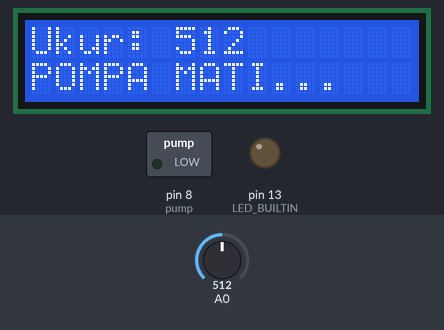
A sketch run on a simulated Arduino Uno, built with avr-gcc and run on an emulated ATmega328P. On the bench: 16×2 character LCD, switched loads named in the sketch (green lamp = pin HIGH), output pins drawn as LEDs (lit = HIGH). The inputs (shaded band) are chosen by the test bench; at power-on: A0 = 512. What the sketch prints to the serial monitor is not drawn.

Above: at 4.2 s.
4.3 s: A0 set to 586
At 5.6 s:
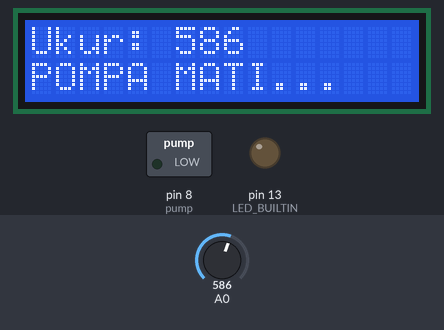
5.9 s: A0 set to 610
At 7.5 s:
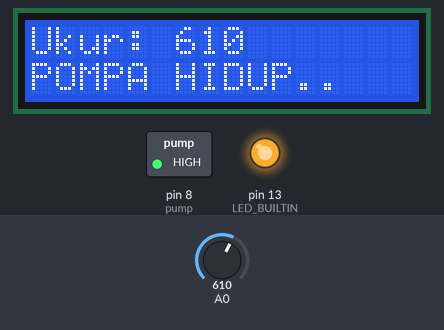
8.9 s: A0 set to 0
At 9.6 s:
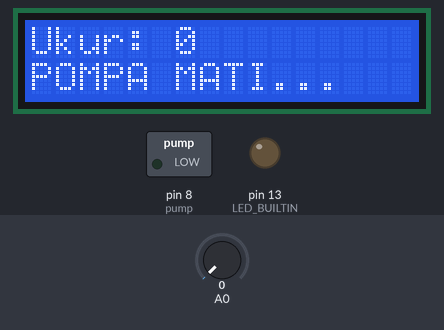
Timing chart, 0 to 11.9 s (numbered marks = the images above; inputs shaded):
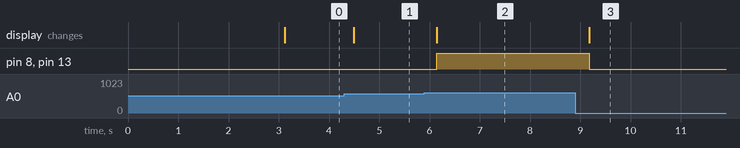

The sketch:

penyiram_otomatis.ino
```cpp
#include <LiquidCrystal_I2C.h>
LiquidCrystal_I2C lcd(0x27, 16, 2); // alamat i2c lcd dan type lcd 16x2

const byte pump = 8;
#define LIMIT 600 // kelembapan tanah

void setup() {
// put your setup code here, to run once:
Serial.begin(9600);
lcd.begin();
lcd.backlight();
pinMode(A0, INPUT_PULLUP);
pinMode(pump, OUTPUT);
pinMode(LED_BUILTIN, OUTPUT);

lcd.setCursor(0,0);
lcd.print("PENYIRAMAN CABAI");
lcd.setCursor(0,1);
lcd.print("OTOMATIS...");
delay(3000);
lcd.clear();
}

void loop() {
// put your main code here, to run repeatedly:
int s_soil = analogRead(A0);
Serial.println(s_soil);
  if ( s_soil > LIMIT){
    lcd.setCursor(0,0);
    lcd.clear();
    lcd.print("Ukur: ");
    lcd.print(s_soil);

    lcd.setCursor(0,1);
    lcd.print("POMPA HIDUP..");
    digitalWrite(pump, HIGH);
    digitalWrite(LED_BUILTIN, HIGH);
    Serial.println("POMPA HIDUP");
 }
    else{
      lcd.clear();
      lcd.setCursor(0,0);
      lcd.print("Ukur: ");
      lcd.print(s_soil);
      lcd.setCursor(0,1);
      lcd.print("POMPA MATI...");
      digitalWrite(pump, LOW);
      digitalWrite(LED_BUILTIN, LOW);
      Serial.println("POMPA MATI");
 }
    delay(250);
}
```

Measured:
- the behaviour switches between 600 and 601 on A0 (found by bisection; images 1 and 2)
- after the input at 4.3 s, the display: changes after 0.20 s (image 1)
- after the input at 5.9 s, pin 8 (pump), pin 13 (LED_BUILTIN): LOW → HIGH after 0.25 s; the display: changes after 0.25 s (image 2)
- after the input at 8.9 s, pin 8 (pump), pin 13 (LED_BUILTIN): HIGH → LOW after 0.28 s; the display: changes after 0.28 s (image 3)
